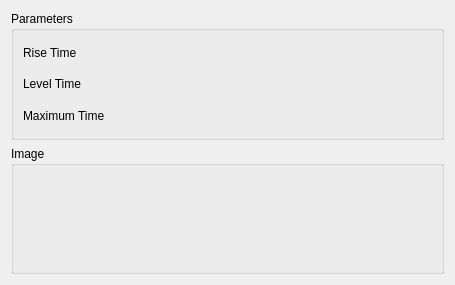
<?xml version="1.0" encoding="UTF-8"?>
<ui version="4.0">
 <class>SeismicLabGui::DlgTrapezoidalModulation</class>
 <widget class="QWidget" name="SeismicLabGui::DlgTrapezoidalModulation">
  <property name="geometry">
   <rect>
    <x>0</x>
    <y>0</y>
    <width>455</width>
    <height>285</height>
   </rect>
  </property>
  <property name="windowTitle">
   <string>Feature Parameters</string>
  </property>
  <property name="sizeGripEnabled" stdset="0">
   <bool>true</bool>
  </property>
  <layout class="QGridLayout" name="gridLayout">
   <item row="1" column="0">
    <widget class="QGroupBox" name="GroupBox5_5">
     <property name="title">
      <string>Image</string>
     </property>
     <layout class="QGridLayout" name="_6">
      <property name="leftMargin">
       <number>9</number>
      </property>
      <property name="topMargin">
       <number>9</number>
      </property>
      <property name="rightMargin">
       <number>9</number>
      </property>
      <property name="bottomMargin">
       <number>9</number>
      </property>
      <property name="spacing">
       <number>6</number>
      </property>
      <item row="1" column="0">
       <layout class="QHBoxLayout" name="horizontalLayout_9" stretch="0">
        <item>
         <widget class="QLabel" name="label_Image">
          <property name="text">
           <string/>
          </property>
         </widget>
        </item>
       </layout>
      </item>
     </layout>
    </widget>
   </item>
   <item row="0" column="0">
    <widget class="QGroupBox" name="GroupBox5_3">
     <property name="title">
      <string>Parameters</string>
     </property>
     <layout class="QGridLayout" name="_3">
      <property name="leftMargin">
       <number>9</number>
      </property>
      <property name="topMargin">
       <number>9</number>
      </property>
      <property name="rightMargin">
       <number>9</number>
      </property>
      <property name="bottomMargin">
       <number>9</number>
      </property>
      <property name="spacing">
       <number>6</number>
      </property>
      <item row="3" column="0">
       <layout class="QHBoxLayout" name="horizontalLayout_5" stretch="0,0">
        <item>
         <widget class="QLabel" name="label_5">
          <property name="text">
           <string>Maximum Time</string>
          </property>
         </widget>
        </item>
        <item>
         <widget class="Gui::QuantitySpinBox" name="doubleSpinBox_MaximumTime" native="true">
          <property name="keyboardTracking" stdset="0">
           <bool>false</bool>
          </property>
         </widget>
        </item>
       </layout>
      </item>
      <item row="2" column="0">
       <layout class="QHBoxLayout" name="horizontalLayout_4" stretch="0,0">
        <item>
         <widget class="QLabel" name="label_4">
          <property name="text">
           <string>Level Time</string>
          </property>
         </widget>
        </item>
        <item>
         <widget class="Gui::QuantitySpinBox" name="doubleSpinBox_LevelTime" native="true">
          <property name="keyboardTracking" stdset="0">
           <bool>false</bool>
          </property>
         </widget>
        </item>
       </layout>
      </item>
      <item row="1" column="0">
       <layout class="QHBoxLayout" name="horizontalLayout" stretch="0,0">
        <item>
         <widget class="QLabel" name="label">
          <property name="text">
           <string>Rise Time</string>
          </property>
         </widget>
        </item>
        <item>
         <widget class="Gui::QuantitySpinBox" name="doubleSpinBox_RiseTime" native="true">
          <property name="keyboardTracking" stdset="0">
           <bool>false</bool>
          </property>
         </widget>
        </item>
       </layout>
      </item>
     </layout>
    </widget>
   </item>
  </layout>
 </widget>
 <customwidgets>
  <customwidget>
   <class>Gui::QuantitySpinBox</class>
   <extends>QWidget</extends>
   <header>Gui/QuantitySpinBox.h</header>
  </customwidget>
 </customwidgets>
 <resources/>
 <connections/>
</ui>
